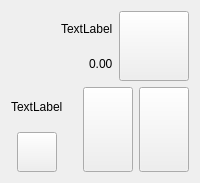
              <widget class="QWidget" name="player7" native="true">
               <property name="maximumSize">
                <size>
                 <width>200</width>
                 <height>16777215</height>
                </size>
               </property>
               <layout class="QHBoxLayout" name="horizontalLayout_17">
                <item>
                 <layout class="QVBoxLayout" name="verticalLayout_36">
                  <item>
                   <layout class="QHBoxLayout" name="horizontalLayout_38">
                    <item>
                     <layout class="QVBoxLayout" name="verticalLayout_37">
                      <property name="spacing">
                       <number>0</number>
                      </property>
                      <item>
                       <layout class="QHBoxLayout" name="horizontalLayout_39">
                        <item>
                         <spacer name="horizontalSpacer_53">
                          <property name="orientation">
                           <enum>Qt::Horizontal</enum>
                          </property>
                          <property name="sizeHint" stdset="0">
                           <size>
                            <width>40</width>
                            <height>20</height>
                           </size>
                          </property>
                         </spacer>
                        </item>
                        <item>
                         <widget class="QLabel" name="player6_name">
                          <property name="text">
                           <string>TextLabel</string>
                          </property>
                         </widget>
                        </item>
                       </layout>
                      </item>
                      <item>
                       <layout class="QHBoxLayout" name="horizontalLayout_40">
                        <item>
                         <spacer name="horizontalSpacer_55">
                          <property name="orientation">
                           <enum>Qt::Horizontal</enum>
                          </property>
                          <property name="sizeHint" stdset="0">
                           <size>
                            <width>40</width>
                            <height>20</height>
                           </size>
                          </property>
                         </spacer>
                        </item>
                        <item>
                         <widget class="QLabel" name="player6_money_available">
                          <property name="text">
                           <string>0.00</string>
                          </property>
                         </widget>
                        </item>
                       </layout>
                      </item>
                     </layout>
                    </item>
                    <item>
                     <widget class="QPushButton" name="player6_icon">
                      <property name="minimumSize">
                       <size>
                        <width>70</width>
                        <height>70</height>
                       </size>
                      </property>
                      <property name="maximumSize">
                       <size>
                        <width>70</width>
                        <height>70</height>
                       </size>
                      </property>
                      <property name="text">
                       <string/>
                      </property>
                      <property name="iconSize">
                       <size>
                        <width>70</width>
                        <height>70</height>
                       </size>
                      </property>
                     </widget>
                    </item>
                   </layout>
                  </item>
                  <item>
                   <layout class="QHBoxLayout" name="horizontalLayout_21">
                    <item>
                     <layout class="QVBoxLayout" name="verticalLayout_35">
                      <item>
                       <layout class="QHBoxLayout" name="horizontalLayout_72">
                        <item>
                         <widget class="QLabel" name="player6_action">
                          <property name="text">
                           <string>TextLabel</string>
                          </property>
                         </widget>
                        </item>
                       </layout>
                      </item>
                      <item>
                       <layout class="QHBoxLayout" name="horizontalLayout_73">
                        <item>
                         <widget class="QPushButton" name="player6_dealer">
                          <property name="minimumSize">
                           <size>
                            <width>40</width>
                            <height>40</height>
                           </size>
                          </property>
                          <property name="maximumSize">
                           <size>
                            <width>40</width>
                            <height>40</height>
                           </size>
                          </property>
                          <property name="text">
                           <string/>
                          </property>
                          <property name="iconSize">
                           <size>
                            <width>40</width>
                            <height>40</height>
                           </size>
                          </property>
                         </widget>
                        </item>
                       </layout>
                      </item>
                     </layout>
                    </item>
                    <item>
                     <spacer name="horizontalSpacer_57">
                      <property name="orientation">
                       <enum>Qt::Horizontal</enum>
                      </property>
                      <property name="sizeHint" stdset="0">
                       <size>
                        <width>40</width>
                        <height>20</height>
                       </size>
                      </property>
                     </spacer>
                    </item>
                    <item>
                     <widget class="QPushButton" name="player6_card1">
                      <property name="minimumSize">
                       <size>
                        <width>50</width>
                        <height>85</height>
                       </size>
                      </property>
                      <property name="text">
                       <string/>
                      </property>
                      <property name="iconSize">
                       <size>
                        <width>50</width>
                        <height>85</height>
                       </size>
                      </property>
                     </widget>
                    </item>
                    <item>
                     <widget class="QPushButton" name="player6_card2">
                      <property name="minimumSize">
                       <size>
                        <width>50</width>
                        <height>85</height>
                       </size>
                      </property>
                      <property name="text">
                       <string/>
                      </property>
                      <property name="iconSize">
                       <size>
                        <width>50</width>
                        <height>85</height>
                       </size>
                      </property>
                     </widget>
                    </item>
                   </layout>
                  </item>
                 </layout>
                </item>
               </layout>
              </widget>
